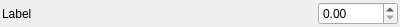
<?xml version="1.0" encoding="UTF-8"?>
<ui version="4.0">
 <class>PropertyControlDouble</class>
 <widget class="QWidget" name="PropertyControlDouble">
  <property name="geometry">
   <rect>
    <x>0</x>
    <y>0</y>
    <width>400</width>
    <height>26</height>
   </rect>
  </property>
  <property name="sizePolicy">
   <sizepolicy hsizetype="Preferred" vsizetype="Maximum">
    <horstretch>0</horstretch>
    <verstretch>0</verstretch>
   </sizepolicy>
  </property>
  <property name="windowTitle">
   <string>Form</string>
  </property>
  <layout class="QHBoxLayout" name="mLayout">
   <property name="spacing">
    <number>5</number>
   </property>
   <property name="margin">
    <number>2</number>
   </property>
   <item>
    <widget class="QLabel" name="mLabel">
     <property name="text">
      <string>Label</string>
     </property>
    </widget>
   </item>
   <item>
    <spacer name="horizontalSpacer">
     <property name="orientation">
      <enum>Qt::Horizontal</enum>
     </property>
     <property name="sizeHint" stdset="0">
      <size>
       <width>40</width>
       <height>20</height>
      </size>
     </property>
    </spacer>
   </item>
   <item>
    <widget class="QDoubleSpinBox" name="mValue">
     <property name="minimumSize">
      <size>
       <width>80</width>
       <height>0</height>
      </size>
     </property>
    </widget>
   </item>
  </layout>
 </widget>
 <resources/>
 <connections/>
</ui>
